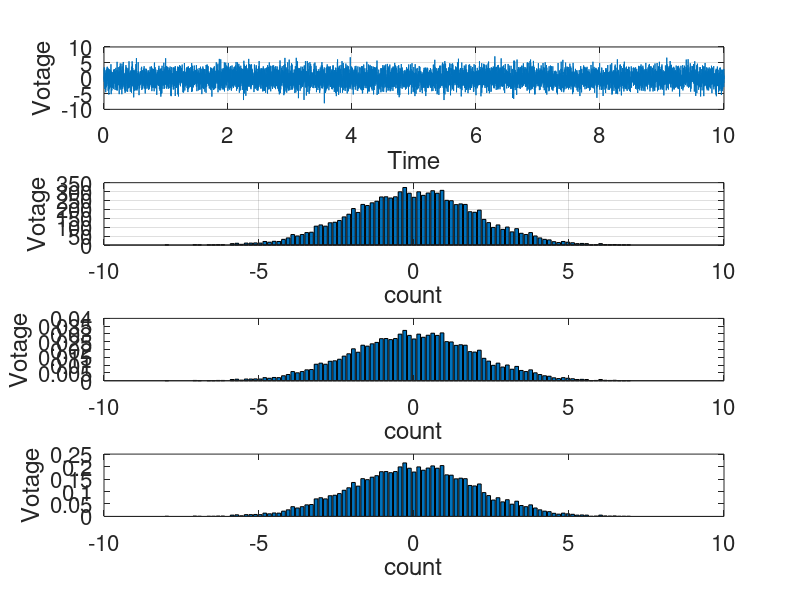
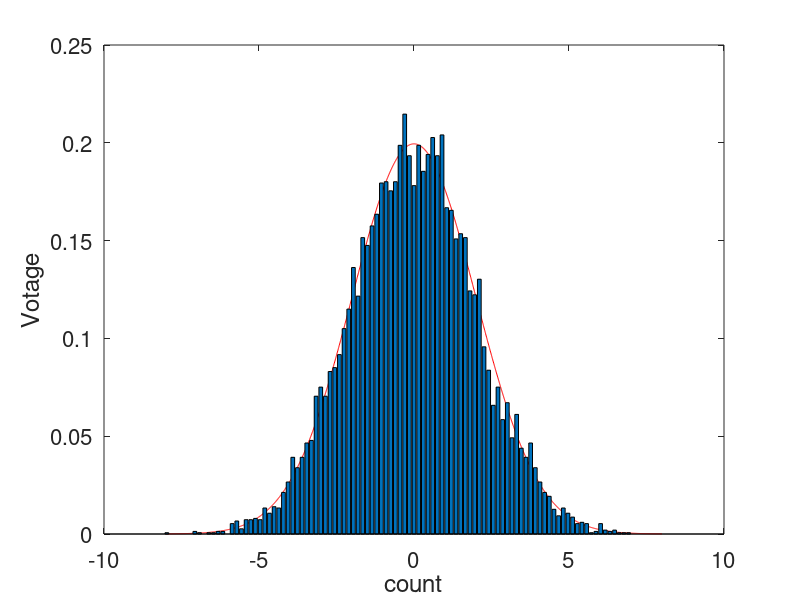

Write the MATLAB code that produced these figures, in order.
clear all;  clc;

dt         = 0.001;
t           = 0:dt:10;
mu      = 0;
sigma = 2;

NN   = length(t);
data = mu + sigma*randn(NN, 1);
num = 4;
subplot(num,1,1)
plot(t, data); 
hold on; grid on;
xlabel('Time'); ylabel('Votage');
set(gca, 'FontSize', 16)

subplot(num,1,2)
[f x] = hist(data, 100);
bar(x, f); grid on;
xlabel('count'); ylabel('Votage');
set(gca, 'FontSize', 16)

subplot(num,1,3)
f_norm = f / NN;
bar(x, f_norm);
xlabel('count'); ylabel('Votage');
set(gca, 'FontSize', 16)

subplot(num,1,4)
dx   = diff(x);
PDF =f_norm / dx(1) ;
bar(x,PDF);
xlabel('count'); ylabel('Votage');
set(gca, 'FontSize', 16)
hold on;

% subplot(num,1,4)
figure(2)
G_x       = (-4-2*sigma:0.01:4+2*sigma) + mu;
G_PDF = (1/(sigma*sqrt(2*pi)))*exp(-(G_x-mu).^2/(2*sigma^2));
plot(G_x, G_PDF, 'r'); hold on;

bar(x, PDF);
xlabel('count'); ylabel('Votage');
set(gca, 'FontSize', 16)


%%
clear;





